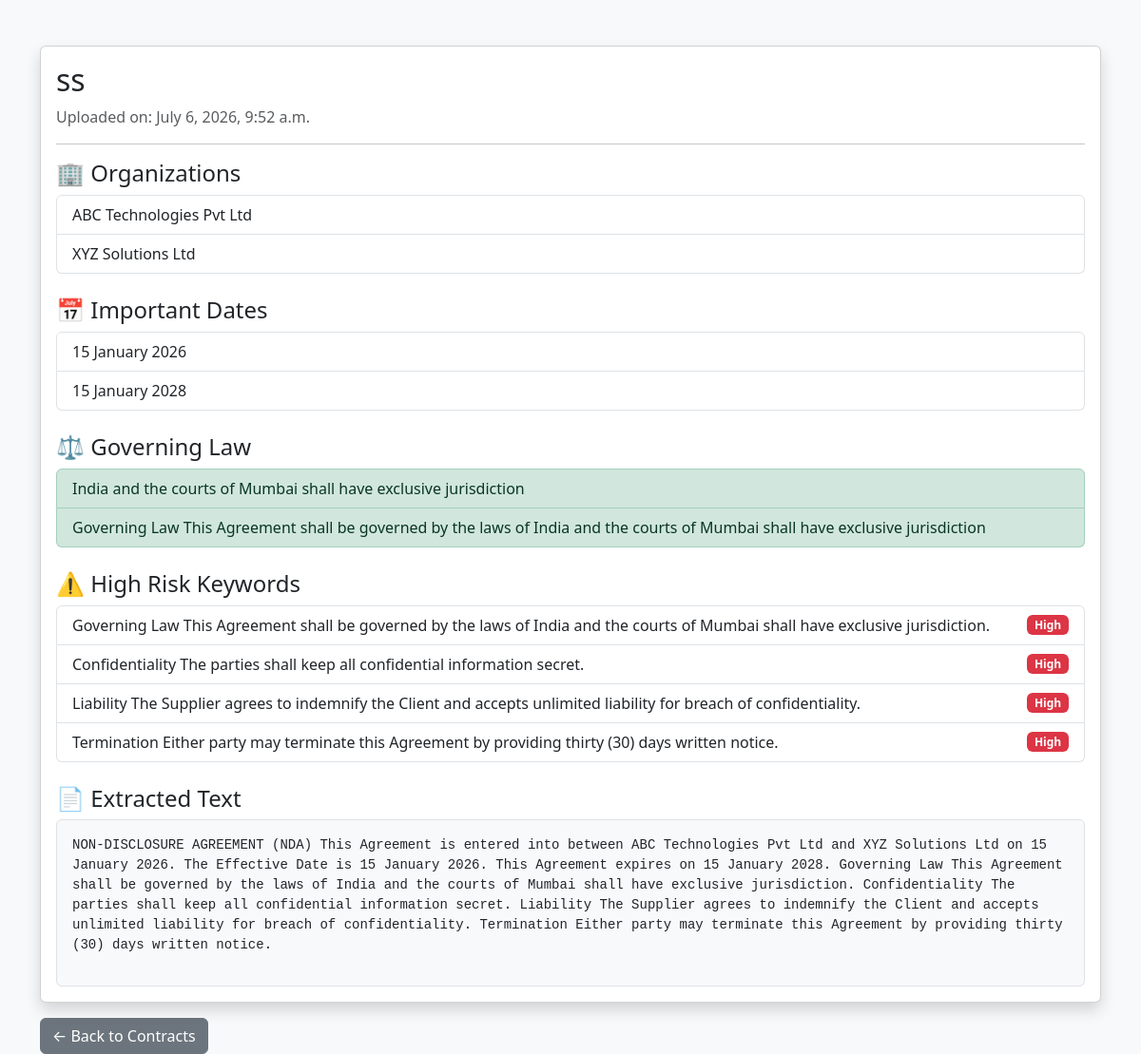
Page /contracts/16/ on the committed database.
### contracts/models.py (models this page shows, shortened)
class Contract(models.Model):
    title = models.CharField(max_length=255)
    uploaded_file = models.FileField(upload_to='contracts/')
    extracted_text = models.TextField(blank=True)
    uploaded_at = models.DateTimeField(auto_now_add=True)

class ExtractedClause(models.Model):
    contract = models.ForeignKey(
        Contract,
        on_delete=models.CASCADE,
        related_name="clauses"
    )
    clause_type = models.CharField(max_length=100)
    clause_text = models.TextField()

class RiskFlag(models.Model):
    contract = models.ForeignKey(
        Contract,
        on_delete=models.CASCADE,
        related_name="risks"
    )
    risk_level = models.CharField(max_length=20)
    description = models.TextField()

### contracts/views.py (the view)
def contract_detail(request, contract_id):
    contract = get_object_or_404(
        Contract,
        id=contract_id
    )
    organizations = ExtractedClause.objects.filter(
        contract=contract,
        clause_type="Organization"
    )
    dates = ExtractedClause.objects.filter(
        contract=contract,
        clause_type="Date"
    )
    governing_law = ExtractedClause.objects.filter(
        contract=contract,
        clause_type="Governing Law"
    )
    risks = contract.risks.all()
    return render(
        request,
        'contracts/contract_detail.html',
        {
            'contract': contract,
            'organizations': organizations,
            'dates': dates,
            'governing_law': governing_law,
            'risks': risks,
        }
    )

### contracts/Templates/contracts/contract_detail.html (shortened to what this page needs)
<!DOCTYPE html>
<html>
<head>
    <link href="https://cdn.jsdelivr.net/npm/bootstrap@5.3.3/dist/css/bootstrap.min.css" rel="stylesheet">
</head>
<body class="bg-light">
<div class="container mt-5">
    <div class="card shadow">
        <div class="card-body">
            <h2>{{ contract.title }}</h2>
            <p class="text-muted">
                Uploaded on: {{ contract.uploaded_at }}
            </p>
            <hr>
            <h4>🏢 Organizations</h4>
            <ul class="list-group mb-4">
                {% for org in organizations %}
                    <li class="list-group-item">
                        {{ org.clause_text }}
                    </li>
                {% empty %}
                    <li class="list-group-item text-muted">
                        No organizations found.
                    </li>
                {% endfor %}
            </ul>
            <h4>📅 Important Dates</h4>
            <ul class="list-group mb-4">
                {% for date in dates %}
                    <li class="list-group-item">
                        {{ date.clause_text }}
                    </li>
                {% empty %}
                    <li class="list-group-item text-muted">
                        No dates found.
                    </li>
                {% endfor %}
            </ul>
            <h4>⚖️ Governing Law</h4>
            <ul class="list-group mb-4">
                {% for law in governing_law %}
                    <li class="list-group-item list-group-item-success">
                        {{ law.clause_text }}
                    </li>
                {% empty %}
                    <li class="list-group-item text-muted">
                        Governing law not found.
                    </li>
                {% endfor %}
            </ul>
            <h4>⚠️ High Risk Keywords</h4>
            <ul class="list-group mb-4">
                {% for risk in risks %}
                    <li class="list-group-item d-flex justify-content-between align-items-center">
                        {{ risk.description }}
                        <span class="badge bg-danger">
                            {{ risk.risk_level }}
                        </span>
                    </li>
                {% empty %}
                    <li class="list-group-item text-muted">
                        No risks detected.
                    </li>
                {% endfor %}
            </ul>
            <h4>📄 Extracted Text</h4>
            <div class="border rounded p-3 bg-light"
                 style="max-height:400px; overflow:auto;">
                <pre style="white-space: pre-wrap;">{{ contract.extracted_text }}</pre>
            </div>
        </div>
    </div>
    <a href="/contracts/" class="btn btn-secondary mt-3">
        ← Back to Contracts
    </a>
</div>
</body>
</html>

### rows in the picture
Contract: title "ss", uploaded_at "July 6, 2026, 9:52 a.m.", extracted_text "NON-DISCLOSURE AGREEMENT (NDA) This Agreement is entered into between ABC Technologies Pvt Ltd and XYZ Solutions Ltd on 15 January 2026. The Effective Date is 15 January 2026. This Agreement expires on 15 January 2028. Governing Law This Agreement shall be governed by the laws of India and the courts of Mumbai shall have exclusive jurisdiction. Confidentiality The parties shall keep all confidential information secret. Liability The Supplier agrees to indemnify the Client and accepts unlimited liability for breach of confidentiality. Termination Either party may terminate this Agreement by providing thirty (30) days written notice.…"
ExtractedClause: clause_text "ABC Technologies Pvt Ltd"
ExtractedClause: clause_text "XYZ Solutions Ltd"
ExtractedClause: clause_text "15 January 2026"
ExtractedClause: clause_text "15 January 2028"
ExtractedClause: clause_text "India and the courts of Mumbai shall have exclusive jurisdiction"
ExtractedClause: clause_text "Governing Law This Agreement shall be governed by the laws of India and the courts of Mumbai shall have exclusive jurisdiction"
RiskFlag: description "Governing Law This Agreement shall be governed by the laws of India and the courts of Mumbai shall have exclusive jurisdiction.", risk_level "High"
RiskFlag: description "Confidentiality The parties shall keep all confidential information secret.", risk_level "High"
RiskFlag: description "Liability The Supplier agrees to indemnify the Client and accepts unlimited liability for breach of confidentiality.", risk_level "High"
RiskFlag: description "Termination Either party may terminate this Agreement by providing thirty (30) days written notice.", risk_level "High"
